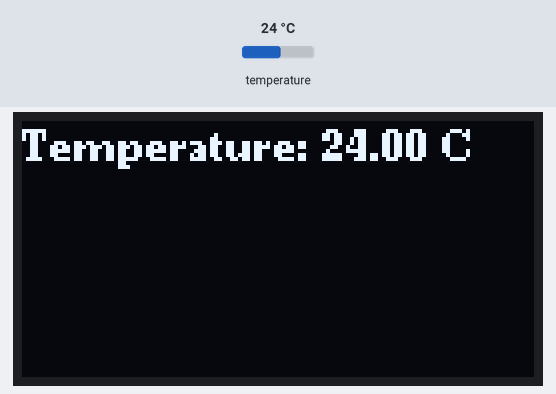
The sketch below on a simulated Arduino Uno, built with avr-gcc and run on an emulated ATmega328P. Parts: 128×64 one-colour display. Inputs (shaded band) come from the test bench; at power-on: temperature 24 °C. What the sketch prints to the serial monitor is not drawn.

Above: at 3.4 s.
3.5 s: temperature set to 12 °C
At 5.6 s:
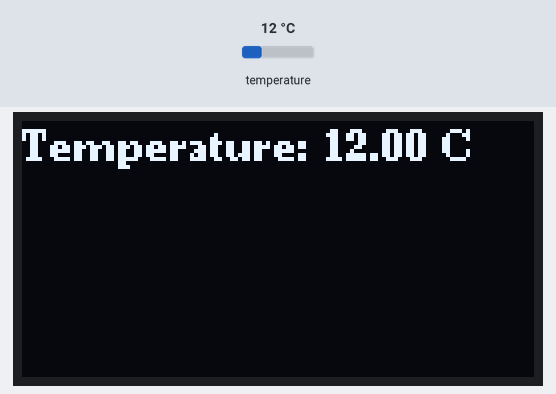
6.0 s: temperature set to 19 °C
8.5 s: temperature set to 28 °C
At 10.5 s:
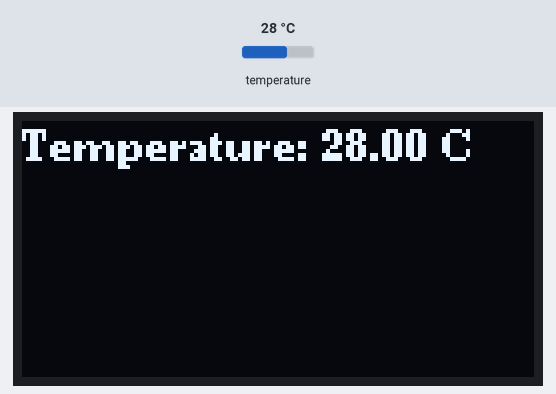
Timing chart, 0 to 12.0 s (numbered marks = the images above; inputs shaded):
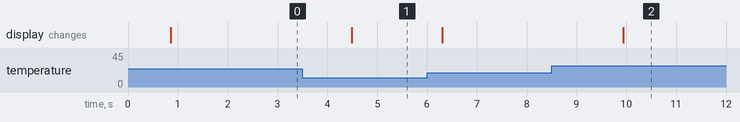

Measured:
- after the input at 3.5 s, the display: changes after 0.99 s (image 1)
- after the input at 8.5 s, the display: changes after 1.4 s (image 2)

The sketch:

lcdshowtemp.ino
```cpp
#include <Arduino.h>
#include <U8g2lib.h>
#include <OneWire.h>
#include <DallasTemperature.h>

#define DQ_Pin 2

OneWire oneWire(DQ_Pin);
DallasTemperature sensors(&oneWire);

#ifdef U8X8_HAVE_HW_SPI
#include <SPI.h>
#endif
#ifdef U8X8_HAVE_HW_I2C
#include <Wire.h>
#endif

U8G2_SSD1306_128X64_NONAME_F_4W_SW_SPI u8g2(U8G2_R0, /* clock=*/ 13, /* data=*/ 11, /*cs*/4, /* dc=*/ 9, /* reset=*/ 8);   // Adafruit Feather M0 Basic Proto + FeatherWing OLED

void setup(void) {
  u8g2.begin();
  Serial.begin(9600);
  sensors.begin();
}

void loop(void) {
  float temp;

  u8g2.clearBuffer();
  u8g2.setFont(u8g2_font_ncenB08_tr);

  Serial.print("Temperatures --> ");
  sensors.requestTemperatures();
  temp = sensors.getTempCByIndex(1);

  char tempStr[10];
  dtostrf(temp, 6, 2, tempStr);

  char displayStr[20];
  sprintf(displayStr, "Temperature:%s C", tempStr);
  u8g2.drawStr(0, 10, displayStr);

  u8g2.sendBuffer();
  delay(1000);
}
```
